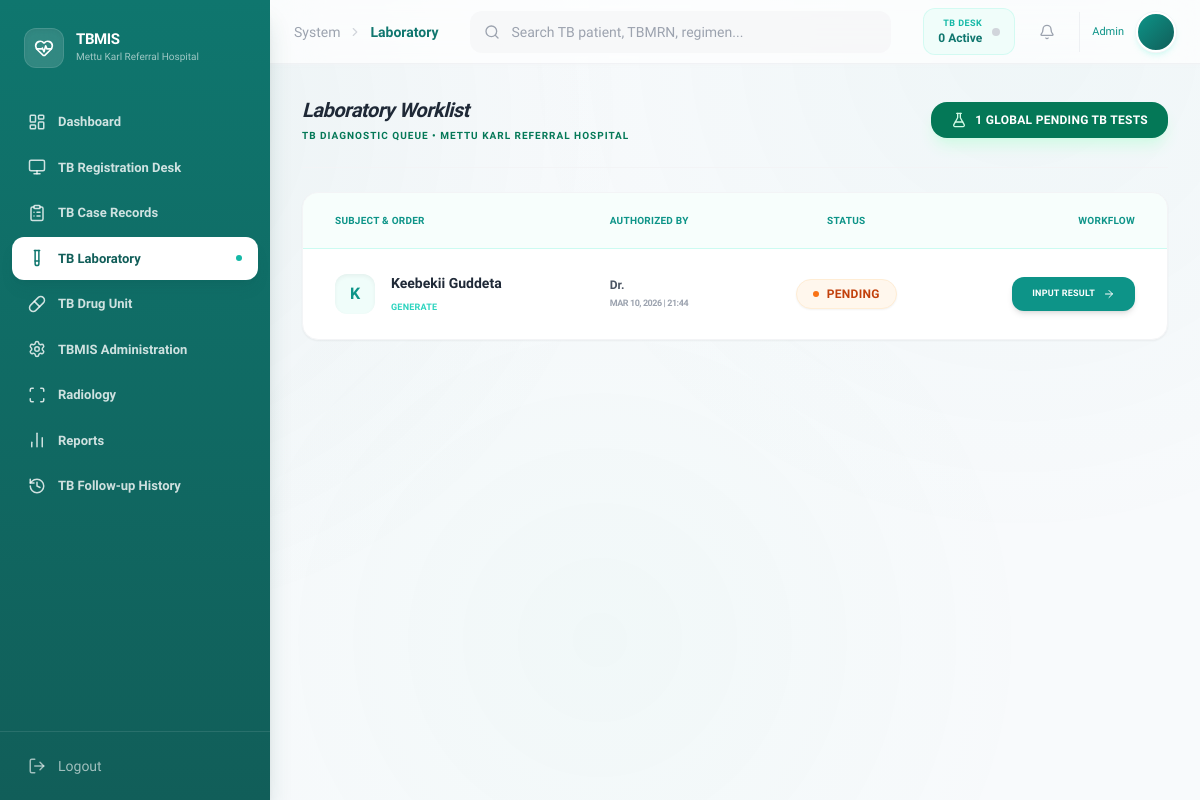
The app's page /index.php?page=laboratory (signed in), older data.
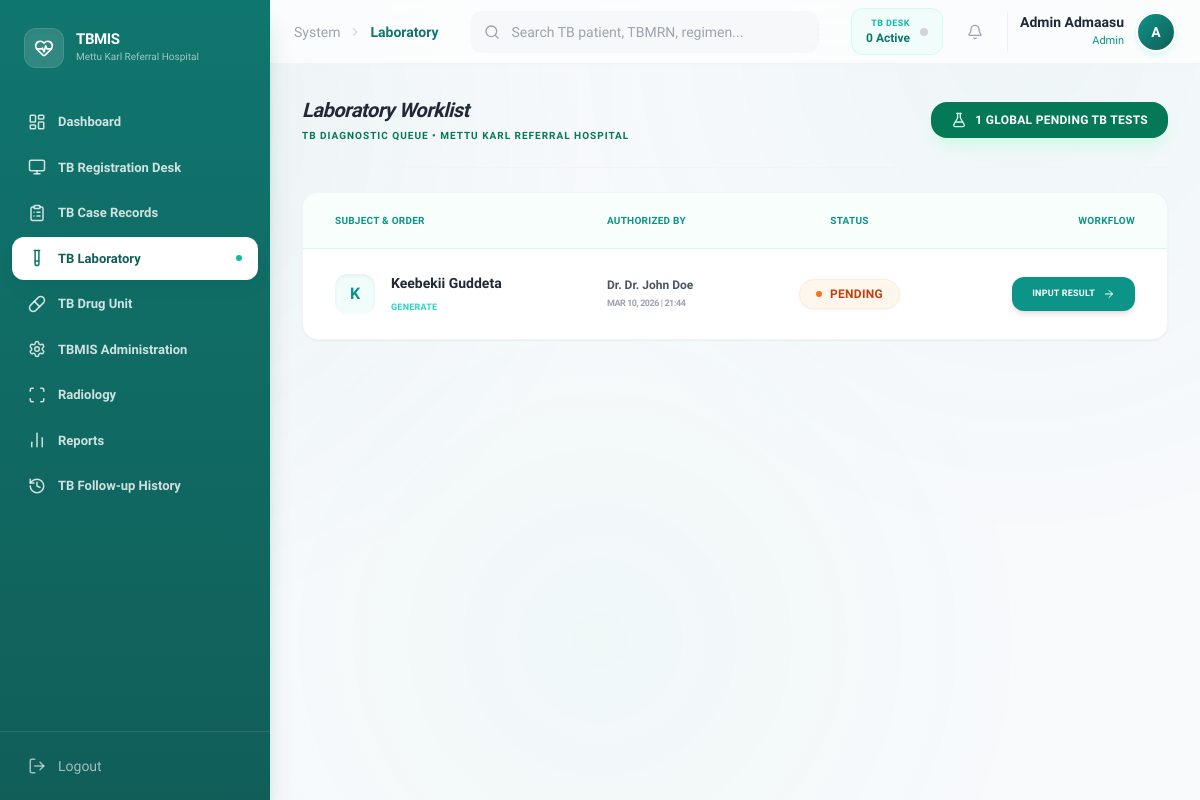
The same page, newer data.
### tables this page shows
CREATE TABLE `lab_requests` (
  `request_id` varchar(20) NOT NULL,
  `visit_id` varchar(20) DEFAULT NULL,
  `doctor_id` varchar(20) DEFAULT NULL,
  `test_type` varchar(100) NOT NULL,
  `request_date` date NOT NULL,
  `status` varchar(20) DEFAULT 'pending',
  `created_at` timestamp NOT NULL DEFAULT current_timestamp(),
  `priority` enum('normal','STAT') DEFAULT 'normal',
  `patient_notified` tinyint(1) DEFAULT 0,
  `results_viewed` tinyint(1) DEFAULT 0,
  `updated_at` timestamp NOT NULL DEFAULT current_timestamp() ON UPDATE current_timestamp(),
  `assigned_tech_id` varchar(20) DEFAULT NULL,
  `tb_test_category` varchar(50) DEFAULT NULL,
  `specimen_type` varchar(50) DEFAULT NULL
);

CREATE TABLE `patients` (
  `patient_id` varchar(20) NOT NULL,
  `medical_record_number` varchar(30) NOT NULL,
  `full_name` varchar(100) NOT NULL,
  `age` int(11) NOT NULL,
  `gender` varchar(10) NOT NULL,
  `address` varchar(255) DEFAULT NULL,
  `contact_details` varchar(100) DEFAULT NULL,
  `registered_date` date NOT NULL,
  `created_at` timestamp NOT NULL DEFAULT current_timestamp()
);

CREATE TABLE `users` (
  `user_id` varchar(20) NOT NULL,
  `email` varchar(100) NOT NULL,
  `phone` varchar(50) DEFAULT NULL,
  `password_hash` varchar(255) NOT NULL,
  `full_name` varchar(100) NOT NULL,
  `role` varchar(30) NOT NULL,
  `status` varchar(20) DEFAULT 'active',
  `status_reason` varchar(100) DEFAULT NULL,
  `created_at` timestamp NOT NULL DEFAULT current_timestamp()
);

### includes/classes/lab.php (called while the page is built, shortened)
<?php
class Lab
{
    private $conn;
    private $requestTable = "lab_requests";
    public function __construct($db)
    {
        $this->conn = $db;
    }
    public function getPaginatedRequests($limit, $offset)
    {
        $query = "SELECT r.*, p.full_name as patient_name, u.full_name as doctor_name
                  FROM " . $this->requestTable . " r
                  JOIN medical_visits v ON r.visit_id = v.visit_id
                  JOIN patients p ON v.patient_id = p.patient_id
                  JOIN users u ON r.doctor_id = u.user_id
                  ORDER BY r.status DESC, r.created_at DESC
                  LIMIT :limit OFFSET :offset";
        $stmt = $this->conn->prepare($query);
        $stmt->bindValue(':limit', (int) $limit, PDO::PARAM_INT);
        $stmt->bindValue(':offset', (int) $offset, PDO::PARAM_INT);
        $stmt->execute();
        return $stmt;
    }
}

### modules/Laboratory/index.php (the view, shortened to what the changed rows need)
<?php
$limit = 7;
$current_page = isset($_GET['p']) ? (int) $_GET['p'] : 1;
$offset = ($current_page - 1) * $limit;
$stmt = $labObj->getPaginatedRequests($limit, $offset);
$allRequests = $stmt->fetchAll(PDO::FETCH_ASSOC);
?>
<div class="space-y-6">
    <div class="flex flex-col md:flex-row md:items-center justify-between gap-4 border-b border-gray-100 pb-6">
        <div>
            <h1 class="text-xl font-bold text-gray-800 tracking-tight italic">Laboratory Worklist</h1>
        </div>
    </div>
    <div class="bg-white rounded-2xl shadow-sm border border-gray-100 overflow-hidden transition-all">
        <table class="w-full text-left">
            <thead class="bg-teal-50/50 border-b border-teal-100">
                <tr>
                    <th class="px-8 py-5 text-[10px] font-semibold text-teal-600 uppercase tracking-wide">Subject &
                        Order</th>
                    <th class="px-8 py-5 text-[10px] font-semibold text-teal-600 uppercase tracking-wide">Authorized By
                    </th>
                    <th class="px-8 py-5 text-[10px] font-semibold text-teal-600 uppercase tracking-wide text-center">
                        Status</th>
                    <th class="px-8 py-5 text-[10px] font-semibold text-teal-600 uppercase tracking-wide text-right">
                        Workflow</th>
                </tr>
            </thead>
            <tbody class="divide-y divide-gray-50">
                <?php if (count($allRequests) > 0): ?>
                    <?php foreach ($allRequests as $row):
                        $status = strtolower($row['status']);
                        $statusColor = ($status == 'pending') ? 'orange' : 'emerald';
                        ?>
                        <tr class="hover:bg-teal-50/20 transition-all group">
                            <td class="px-8 py-6">
                                <div class="flex items-center gap-4">
                                    <div
                                        class="w-10 h-10 rounded-xl bg-teal-50 text-teal-600 flex items-center justify-center font-semibold group-hover:bg-teal-600 group-hover:text-white transition-all duration-500 shadow-inner">
                                        <?php echo strtoupper(substr($row['patient_name'], 0, 1)); ?>
                                    </div>
                                    <div>
                                        <p class="font-semibold text-gray-800 text-sm">
                                            <?php echo $row['patient_name']; ?></p>
                                        <p class="text-[9px] font-semibold text-teal-400 uppercase tracking-wide mt-2">
                                            <?php echo $row['test_type']; ?></p>
                                    </div>
                                </div>
                            </td>
                            <td class="px-8 py-6">
                                <p class="text-xs font-bold text-gray-600">Dr. <?php echo $row['doctor_name']; ?></p>
                                <p class="text-[9px] text-gray-400 font-bold uppercase mt-1 tracking-tighter">
                                    <?php echo date("M d, Y | H:i", strtotime($row['created_at'])); ?>
                                </p>
                            </td>
                            <td class="px-8 py-6 text-center">
                                <span
                                    class="inline-flex items-center gap-2 px-4 py-1.5 bg-<?php echo $statusColor; ?>-50 text-<?php echo $statusColor; ?>-700 rounded-full border border-<?php echo $statusColor; ?>-100 text-xs font-semibold uppercase tracking-wide shadow-sm">
                                    <span
                                        class="w-1.5 h-1.5 bg-<?php echo $statusColor; ?>-500 rounded-full <?php echo ($status == 'pending') ? 'animate-pulse' : ''; ?>"></span>
                                    <?php echo $row['status']; ?>
                                </span>
                            </td>
                            <td class="px-8 py-6 text-right">
                                <?php if ($status == 'pending'): ?>
                                    <a href="index.php?page=lab-results&req_id=<?php echo $row['request_id']; ?>"
                                        class="inline-flex items-center gap-2 px-5 py-2.5 bg-primary-600 text-white rounded-xl font-semibold text-[9px] uppercase tracking-wide hover:bg-teal-700 shadow-md transition-all active:scale-95">
                                        Input Result <i data-lucide="arrow-right" class="w-3 h-3"></i>
                                    </a>
                                <?php endif; ?>
                            </td>
                        </tr>
                    <?php endforeach; ?>
                <?php endif; ?>
            </tbody>
        </table>
    </div>
</div>

### partials/topbar.php (shortened to what the changed rows need)
<header
    class="h-16 bg-white/70 backdrop-blur-xl border-b border-gray-200/50 flex items-center justify-between px-4 md:px-6 sticky top-0 z-40 shadow-sm shadow-gray-100/50">
    <div class="flex items-center gap-3 md:gap-4 shrink-0">
        <div class="flex items-center gap-3 pl-3 border-l border-gray-200/60">
            <div class="text-right hidden sm:block">
                <p class="text-sm font-semibold text-gray-800 leading-tight">
                    <?php echo $_SESSION['full_name']; ?></p>
                <p class="text-[11px] font-medium text-primary-600 mt-0.5">
                    <?php echo $_SESSION['role']; ?></p>
            </div>
            <div class="w-9 h-9 md:w-10 md:h-10 rounded-full bg-gradient-to-br from-primary-600 to-primary-800 text-white flex items-center justify-center font-bold text-sm shadow-md shadow-primary-200/40 border-2 border-white ring-1 ring-gray-100">
                <?php echo strtoupper(substr($_SESSION['full_name'], 0, 1)); ?>
            </div>
        </div>
    </div>
</header>

Row changes from the older to the newer data that the page shows:
changed through a linked row, lab_requests "PENDING": doctor.full_name (not shown) → "Dr. John Doe"
Text that changed along with them:
$_SESSION['full_name']: (not shown) → "Admin Admaasu"
substr($_SESSION['full_name'], 0, 1): (not shown) → "A"
